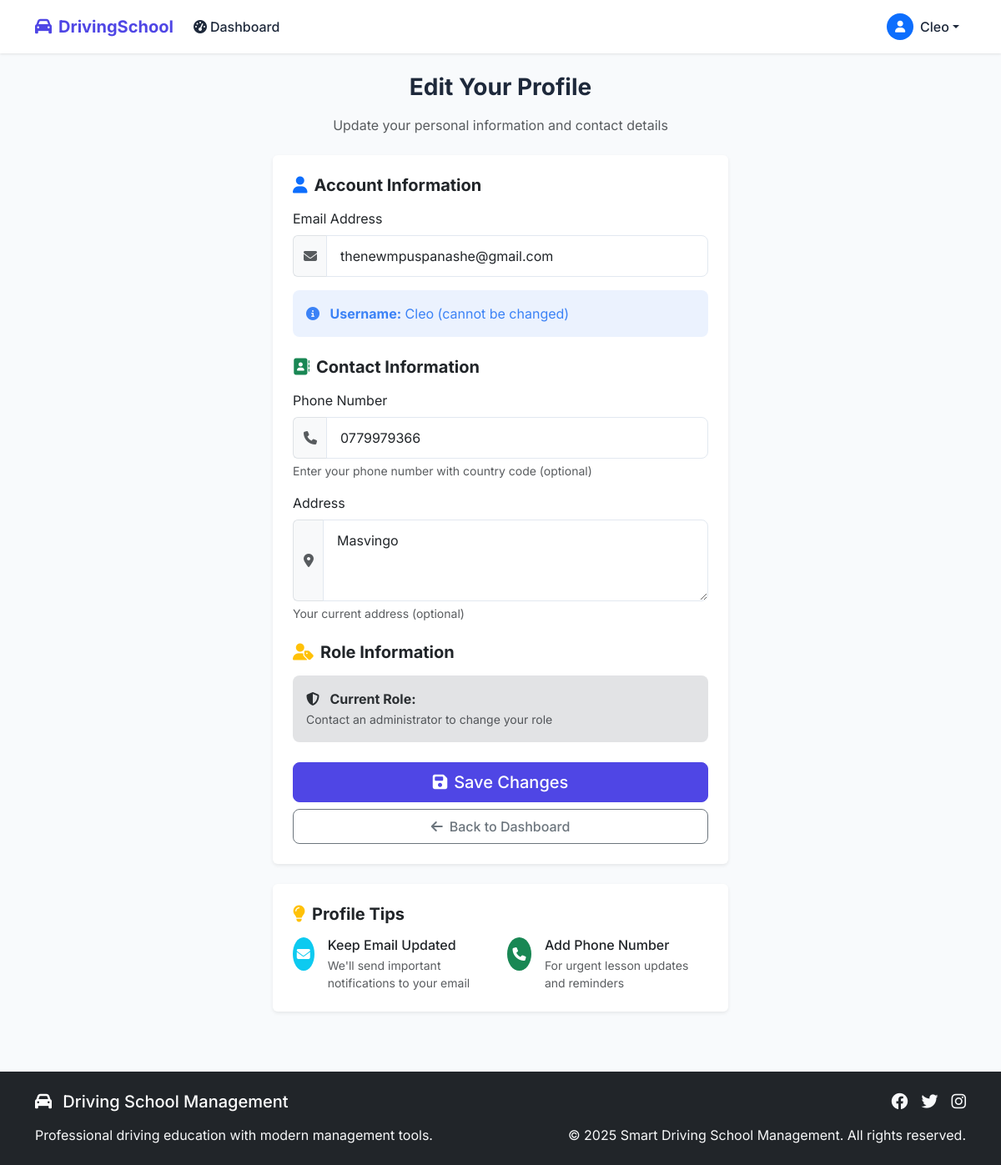
Page /edit-profile/ (signed in) on the committed database.
### core/models.py (models this page shows, shortened)
class User(AbstractUser):
    ROLE_CHOICES = (
        ('student', 'Student'),
        ('tutor', 'Tutor'),
        ('admin', 'Admin'),
    )
    PAYMENT_STATUS_CHOICES = (
        ('pending', 'Pending'),
        ('approved', 'Approved'),
        ('rejected', 'Rejected'),
    )
    role = models.CharField(max_length=20, choices=ROLE_CHOICES, default='student')
    phone = models.CharField(max_length=20, blank=True, null=True)
    address = models.TextField(blank=True, null=True)
    is_approved = models.BooleanField(default=False)
    is_invited = models.BooleanField(default=False)
    invitation_code = models.CharField(max_length=64, blank=True, null=True)
    payment_verified = models.BooleanField(default=False)
    payment_proof = models.FileField(upload_to='payment_proofs/', blank=True, null=True)
    payment_status = models.CharField(max_length=20, choices=PAYMENT_STATUS_CHOICES, default='pending')
    payment_submitted_at = models.DateTimeField(blank=True, null=True)
    payment_approved_at = models.DateTimeField(blank=True, null=True)
    profile_picture = models.ImageField(upload_to='profile_pictures/', blank=True, null=True)

### core/views/auth_views.py (the view)
# urls.py: path('edit-profile/', core_views.edit_profile, name='edit_profile'),
@login_required
def edit_profile(request: HttpRequest) -> HttpResponse:
    user_profile = get_user_profile(request.user) # This will now return the User object
    if request.method == 'POST':
        form = UserProfileEditForm(
            request.POST,
            instance=user_profile, # instance is now the User object
        )
        if form.is_valid():
            profile = form.save() # profile is now the User object
            messages.success(request, 'Profile updated successfully.')
            return redirect('dashboard')
    else:
        form = UserProfileEditForm(instance=user_profile)
    return render(request, 'edit_profile.html', {'form': form})

### core/forms.py
class UserProfileEditForm(forms.ModelForm):
    profile_picture = forms.ImageField(
        required=False,
        widget=forms.ClearableFileInput(attrs={
            'class': 'form-control-file'
        })
    )
    class Meta:
        model = User
        fields = ['email', 'phone', 'address', 'profile_picture']
        widgets = {
            'email': forms.EmailInput(attrs={
                'class': 'form-control',
                'placeholder': 'Enter email address'
            }),
            'phone': forms.TextInput(attrs={
                'class': 'form-control',
                'placeholder': 'Enter phone number'
            }),
            'address': forms.Textarea(attrs={
                'class': 'form-control',
                'rows': 3,
                'placeholder': 'Enter address'
            }),
        }

### core/views/auth_views.py (called while the page is built)
def get_user_profile(user: User) -> Optional[User]:
    return user

### core/templates/edit_profile.html (shortened to what this page needs)
{% extends 'base.html' %}
{% block content %}
<div class="row justify-content-center">
    <div class="col-md-8 col-lg-6">
        <div class="text-center mb-4">
            <h1 class="h3 mb-3 fw-bold">Edit Your Profile</h1>
            <p class="text-muted">Update your personal information and contact details</p>
        </div>
        <div class="card border-0 shadow-sm">
            <div class="card-body p-4">
                <form method="post" enctype="multipart/form-data" class="needs-validation" novalidate>
                    <div class="mb-4">
                        <h5 class="fw-bold mb-3">
                            <i class="fas fa-user text-primary me-2"></i>Account Information
                        </h5>
                        <div class="mb-3">
                            <label for="id_email" class="form-label">Email Address</label>
                            <div class="input-group">
                                <span class="input-group-text bg-light border-end-0">
                                    <i class="fas fa-envelope text-muted"></i>
                                </span>
                                {{ form.email }}
                            </div>
                        </div>
                        <div class="alert alert-info">
                            <i class="fas fa-info-circle me-2"></i>
                            <strong>Username:</strong> {{ user.username }} (cannot be changed)
                        </div>
                    </div>
                    <div class="mb-4">
                        <h5 class="fw-bold mb-3">
                            <i class="fas fa-address-book text-success me-2"></i>Contact Information
                        </h5>
                        <div class="mb-3">
                            <label for="id_phone" class="form-label">Phone Number</label>
                            <div class="input-group">
                                <span class="input-group-text bg-light border-end-0">
                                    <i class="fas fa-phone text-muted"></i>
                                </span>
                                {{ form.phone }}
                            </div>
                            <div class="form-text">Enter your phone number with country code (optional)</div>
                        </div>
                        <div class="mb-3">
                            <label for="id_address" class="form-label">Address</label>
                            <div class="input-group">
                                <span class="input-group-text bg-light border-end-0">
                                    <i class="fas fa-map-marker-alt text-muted"></i>
                                </span>
                                {{ form.address }}
                            </div>
                            <div class="form-text">Your current address (optional)</div>
                        </div>
                    </div>
                    <div class="mb-4">
                        <h5 class="fw-bold mb-3">
                            <i class="fas fa-user-tag text-warning me-2"></i>Role Information
                        </h5>
                        <div class="alert alert-secondary">
                            <i class="fas fa-shield-alt me-2"></i>
                            <strong>Current Role:</strong> {{ user.profile.get_role_display }}
                            <br>
                            <small class="text-muted">Contact an administrator to change your role</small>
                        </div>
                    </div>
                    <div class="d-grid gap-2">
                        <button type="submit" class="btn btn-primary btn-lg">
                            <i class="fas fa-save me-2"></i>Save Changes
                        </button>
                        <a href="{% url 'dashboard' %}" class="btn btn-outline-secondary">
                            <i class="fas fa-arrow-left me-2"></i>Back to Dashboard
                        </a>
                    </div>
                </form>
            </div>
        </div>
        <div class="card border-0 shadow-sm mt-4">
            <div class="card-body p-4">
                <h5 class="fw-bold mb-3">
                    <i class="fas fa-lightbulb text-warning me-2"></i>Profile Tips
                </h5>
                <div class="row g-3">
                    <div class="col-md-6">
                        <div class="d-flex align-items-start">
                            <div class="bg-info text-white rounded-circle d-flex align-items-center justify-content-center me-3" style="width: 40px; height: 40px;">
                                <i class="fas fa-envelope"></i>
                            </div>
                            <div>
                                <h6 class="mb-1">Keep Email Updated</h6>
                                <p class="text-muted small mb-0">We'll send important notifications to your email</p>
                            </div>
                        </div>
                    </div>
                    <div class="col-md-6">
                        <div class="d-flex align-items-start">
                            <div class="bg-success text-white rounded-circle d-flex align-items-center justify-content-center me-3" style="width: 40px; height: 40px;">
                                <i class="fas fa-phone"></i>
                            </div>
                            <div>
                                <h6 class="mb-1">Add Phone Number</h6>
                                <p class="text-muted small mb-0">For urgent lesson updates and reminders</p>
                            </div>
                        </div>
                    </div>
                </div>
            </div>
        </div>
    </div>
</div>
{% endblock %}

### core/templates/base.html (shortened to what this page needs)
<!DOCTYPE html>
<html lang="en" data-theme="light">
<head>
    <link href="https://cdn.jsdelivr.net/npm/bootstrap@5.3.2/dist/css/bootstrap.min.css" rel="stylesheet">
    <link rel="stylesheet" href="https://cdnjs.cloudflare.com/ajax/libs/font-awesome/6.4.0/css/all.min.css">
    {% load static %}
    <link rel="stylesheet" href="{% static 'css/style.css' %}">
</head>
<body>
    <nav class="navbar navbar-expand-lg navbar-custom sticky-top">
        <div class="container">
            <a class="navbar-brand d-flex align-items-center" href="{% url 'home' %}">
                <i class="fas fa-car me-2"></i>
                <span class="fw-bold">DrivingSchool</span>
            </a>
            <div class="collapse navbar-collapse" id="navbarNav">
                <ul class="navbar-nav me-auto">
                    {% if user.is_authenticated %}
                        <li class="nav-item">
                            <a class="nav-link" href="{% url 'dashboard' %}">
                                <i class="fas fa-tachometer-alt me-1"></i>Dashboard
                            </a>
                        </li>
                    {% endif %}
                </ul>
                <ul class="navbar-nav">
                    {% if user.is_authenticated %}
                        <li class="nav-item dropdown">
                            <a class="nav-link dropdown-toggle d-flex align-items-center" href="#" id="navbarDropdown" role="button" data-bs-toggle="dropdown">
                                {% if user.profile_picture %}
                                    <img src="{{ user.profile_picture.url }}" alt="Profile Picture" class="rounded-circle me-2" style="width: 32px; height: 32px; object-fit: cover;">
                                {% else %}
                                    <div class="bg-primary text-white rounded-circle d-flex align-items-center justify-content-center me-2" style="width: 32px; height: 32px;">
                                        <i class="fas fa-user fa-sm"></i>
                                    </div>
                                {% endif %}
                                {{ user.get_full_name|default:user.username }}
                            </a>
                        </li>
                    {% endif %}
                </ul>
            </div>
        </div>
    </nav>
    <main class="py-4">
        <div class="container">
            {% block content %}{% endblock %}
        </div>
    </main>
    <footer class="bg-dark text-white py-4 mt-5">
        <div class="container">
            <div class="row">
                <div class="col-md-6">
                    <h5 class="mb-3">
                        <i class="fas fa-car me-2"></i>
                        Driving School Management
                    </h5>
                    <p class="text-light mb-0">
                        Professional driving education with modern management tools.
                    </p>
                </div>
                <div class="col-md-6 text-md-end">
                    <div class="d-flex justify-content-md-end justify-content-start gap-3 mb-3">
                        <a href="#" class="text-light">
                            <i class="fab fa-facebook fa-lg"></i>
                        </a>
                        <a href="#" class="text-light">
                            <i class="fab fa-twitter fa-lg"></i>
                        </a>
                        <a href="#" class="text-light">
                            <i class="fab fa-instagram fa-lg"></i>
                        </a>
                    </div>
                    <p class="text-light mb-0">
                        &copy; 2025 Smart Driving School Management. All rights reserved.
                    </p>
                </div>
            </div>
        </div>
    </footer>
</body>
</html>

### core/static/css/style.css (style rules this page uses)
:root { --primary-color: #4f46e5; --primary-hover: #4338ca; --secondary-color: #64748b; --success-color: #22c55e; --danger-color: #ef4444; --warning-color: #f59e0b; --info-color: #3b82f6; --background-light: #f8fafc; --text-dark: #1e293b; --text-light: #64748b; --border-color: #e2e8f0; --card-shadow: 0 4px 6px -1px rgb(0 0 0 / 0.1), 0 2px 4px -2px rgb(0 0 0 / 0.1); }
body { font-family: 'Inter', system-ui, -apple-system, sans-serif; background-color: var(--background-light); color: var(--text-dark); line-height: 1.5; }
.navbar-custom { background-color: white; box-shadow: 0 1px 3px 0 rgb(0 0 0 / 0.1); }
.navbar-brand { font-weight: 600; color: var(--primary-color) !important; }
.nav-link { color: var(--text-dark) !important; font-weight: 500; transition: color 0.2s; }
.card { border: none; box-shadow: var(--card-shadow); transition: transform 0.2s, box-shadow 0.2s; }
.btn { font-weight: 500; padding: 0.5rem 1rem; border-radius: 0.5rem; transition: all 0.2s; }
.btn-primary { background-color: var(--primary-color); border-color: var(--primary-color); }
.form-control { border-radius: 0.5rem; border: 1px solid var(--border-color); padding: 0.75rem 1rem; }
.alert { border: none; border-radius: 0.5rem; padding: 1rem; }
.alert-info { background-color: rgba(59, 130, 246, 0.1); color: var(--info-color); }
.fade-in { animation: fadeIn 0.3s ease-out; }

### rows in the picture
User: get_full_name "Cleo", email "thenewmpuspanashe@gmail.com", username "Cleo", phone "0779979366", address "Masvingo"
